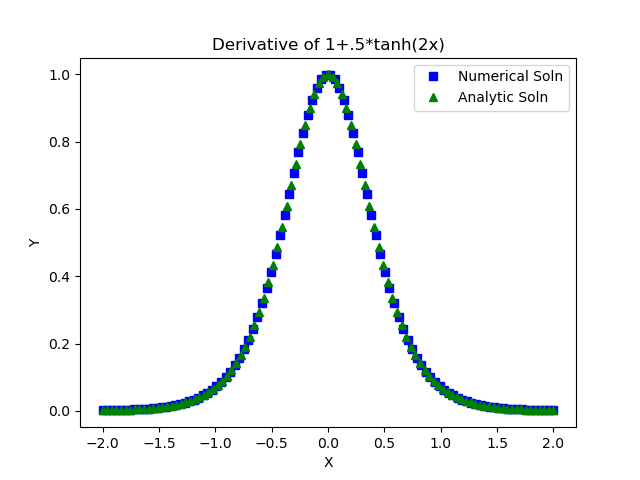

Write Python code to recreate this figure.
#! /usr/bin/env python3
"""
Dakota Bosch

Differential calculator

Creates class with init and call constructors
Uses central difference to calculate the derivative of a give function f(x)
"""

import numpy as np
from matplotlib.pylab import *

#derivative class
class der(object):
    """
    blueprint for 
    """
    def __init__(self, f):  #constructor that assigns step size h and function f
        self.h = 1e-8
        self.f=f
    def __call__(self,x):   #constructor that returns the numerical derivative at x
        return (self.f(x+self.h/2)-self.f(x-self.h/2))/self.h



def main():
    def f(x):
        return 1+ .5*np.tanh(2*x) 

    #defines analytic derivative of f(x)
    def analytic(x):
        return 1.0/(np.cosh(2*x))**2

    num = der(f)    #creates object of calls type der
    
    n=100   #number of slices
    x= np.linspace(-2,2,n)  #x range
    y=[0]*n
    z=[0]*(n-1)

    #loop to solve using central difference
    for i in range(0,n):
        y[i]=num(x[i])

    plot(x,y, 'bs',label='Numerical Soln')
    x= np.linspace(-2,2,n-1)  #x range

    #loop to solve using analytic derivative
    for i in range(0,n-1):
        z[i]=analytic(x[i])

    plot(x,z,'g^',label='Analytic Soln')
    title('Derivative of 1+.5*tanh(2x)')
    xlabel('X')
    ylabel('Y')
    legend()
    show()

if __name__ == '__main__':
    main()
